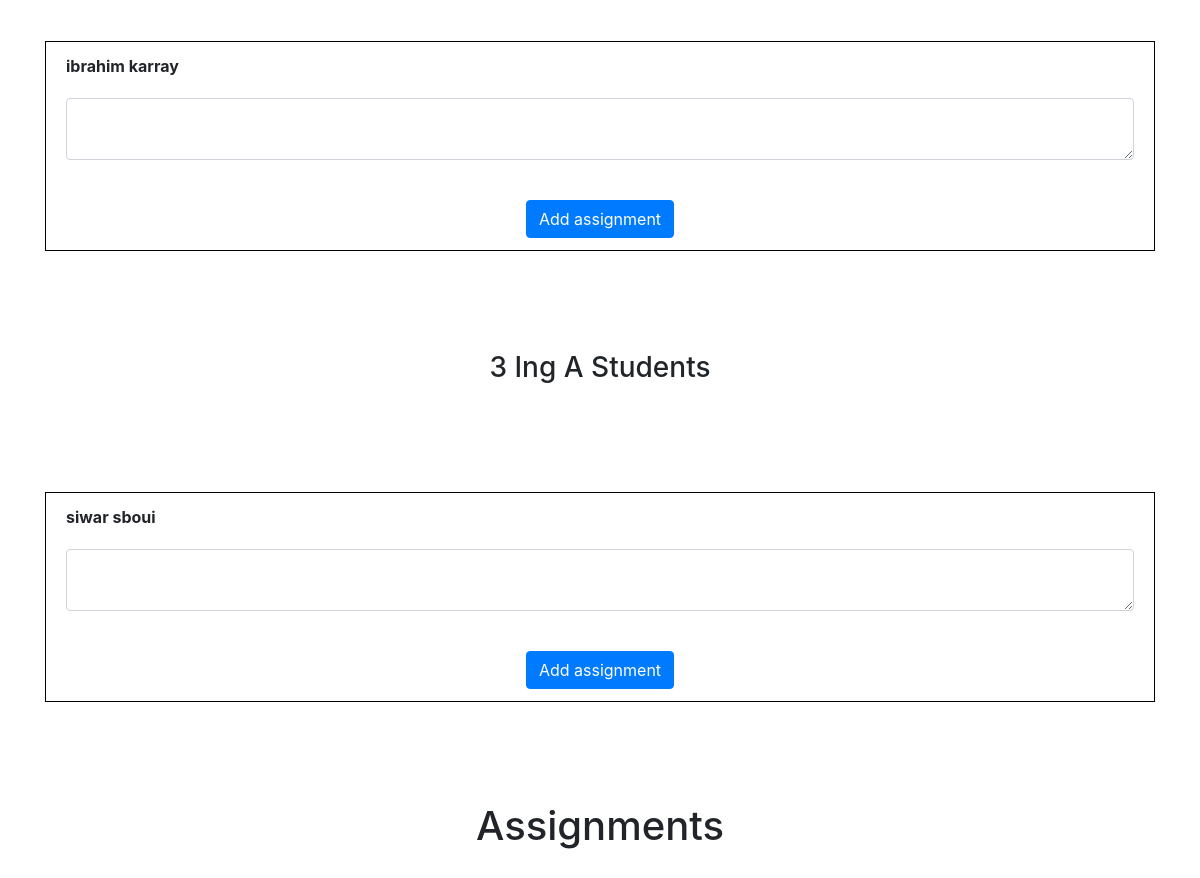
/todo (signed in, lower part), run on an earlier commit of the app's database.
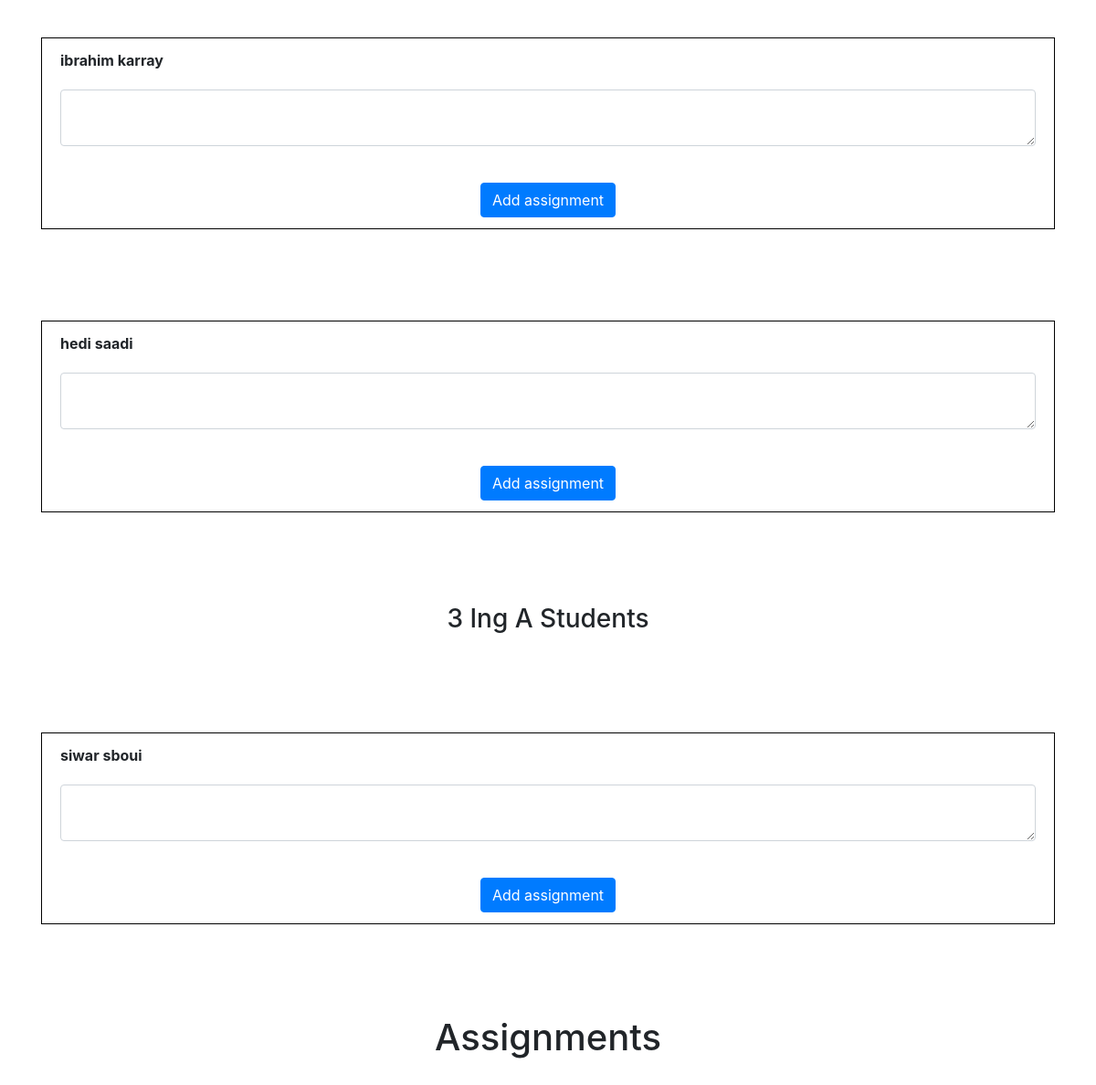
And on a later commit of the database.
### website/models.py (models this page shows)
class User(db.Model, UserMixin):
    id = db.Column(db.Integer, primary_key=True)
    email = db.Column(db.String(150), unique=True)
    password = db.Column(db.String(150))
    first_name = db.Column(db.String(150))
    last_name = db.Column(db.String(150))
    classe = db.Column(db.String(20))
    userType = db.Column(db.String(20))
    matiere = db.Column(db.String(50))
    notes = db.relationship('Note')
    marks = db.relationship('Mark')
    todo = db.relationship('Todo')

### website/views.py (the view)
@views.route('/todo', methods=['GET'])
@login_required
def todo():
    ingA=User.query.filter_by(classe="3ingA")
    ingB=User.query.filter_by(classe="3ingB")
    todo_list=Todo.query.filter_by(matiere=current_user.matiere)
    for todo in todo_list:
        user = User.query.filter_by(id=todo.user_id).first()
        username=user.first_name+" "+user.last_name
        todo.username=username
    return render_template("todo.html", user=current_user,ingA=ingA,ingB=ingB,todo_list=todo_list)

### website/__init__.py (called while the page is built)
def create_app():
    app = Flask(__name__)
    app.config['SECRET_KEY'] = 'sesamesecretappkey'
    app.config['SQLALCHEMY_DATABASE_URI'] = f'sqlite:///{DB_NAME}'
    db.init_app(app)
    from .views import views
    from .auth import auth
    app.register_blueprint(views, url_prefix='/')
    app.register_blueprint(auth, url_prefix='/')
    from .models import User, Note ,Comment
    create_database(app)
    login_manager = LoginManager()
    login_manager.login_view = 'auth.login'
    login_manager.init_app(app)
    @login_manager.user_loader
    def load_user(id):
        return User.query.get(int(id))
    return app

### website/templates/todo.html (shortened to what this page needs)
{% extends "base.html" %} {% block title %}Home{% endblock %} {% block content
    %}
    <div style="margin-top:100px">
      <h1 align="center">Create a new assignment</h3>
     <div style="margin-bottom:100px">
      <ul class="list-group list-group-flush" id="notes">
        {% for etudiant in ingB %}
        <li class="list-group-item" style="margin-top: 100px; border:1px solid black;">
            <span   style="font-weight:bold; font-size:16px">{{etudiant.first_name}} </span>
            <span   style="font-weight:bold; font-size:16px">{{etudiant.last_name}}</span>
            <br/>
            <form method="POST"action="http://127.0.0.1:5000/addTodo/{{user.matiere}}/{{etudiant.id}}">
                <div class="form-group" style="margin-top: 20px">
                  <textarea name="todo" id="todo" class="form-control"></textarea>
                </div>
                <br />
                <div align="center">
                  <button type="submit" class="btn btn-primary">Add assignment</button>
                </div>
              </form>
        </li>
        {% endfor %}
      </ul>
      <h3 align="center" style="margin-top:100px">3 Ing A Students</h3>
      <ul class="list-group list-group-flush" id="notes">
        {% for etudiant in ingA %}
        <li class="list-group-item" style="margin-top: 100px; border:1px solid black;">
            <span   style="font-weight:bold; font-size:16px">{{etudiant.first_name}} </span>
            <span   style="font-weight:bold; font-size:16px">{{etudiant.last_name}}</span>
            <br/>
            <form method="POST" action="http://127.0.0.1:5000/addTodo/{{user.matiere}}/{{etudiant.id}}">
                <div class="form-group" style="margin-top: 20px">
                  <textarea name="todo" id="todo" class="form-control"></textarea>
                </div>
                <br />
                <div align="center">
                  <button type="submit" class="btn btn-primary">Add assignment</button>
                </div>
              </form>
        </li>
        {% endfor %}
      </ul>
    </div>
    <h1 align="center" style="margin-top:100px">Assignments</h1>
    {% endblock %}

What changed in the data, as far as the page shows it:
added User: first_name "hedi", last_name "saadi"
